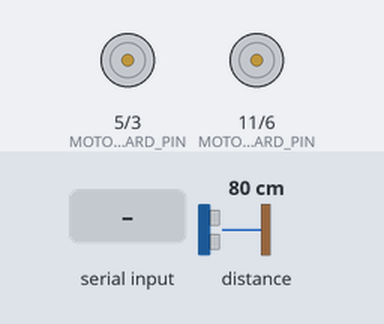
Simulated run of this sketch. Board: Arduino Uno, built with avr-gcc and run on an emulated ATmega328P. Parts: motor-driver pin pairs drawn as motors (green arrow = first pin HIGH = forward, orange = second pin HIGH = backward, longer = more drive). The test bench sets the inputs (shaded band); at power-on: distance to the obstacle 80 cm. What the sketch prints to the serial monitor is not drawn.

Above: at 1.2 s.
1.3 s: "I" received over Serial
At 2.4 s:
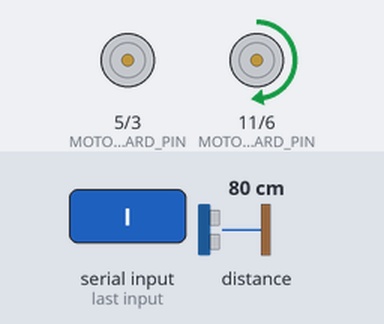
2.8 s: "E" received over Serial
At 3.6 s:
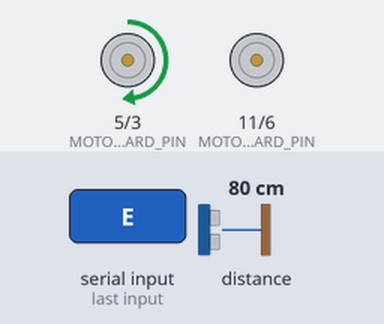
4.3 s: "F" received over Serial
At 4.9 s:
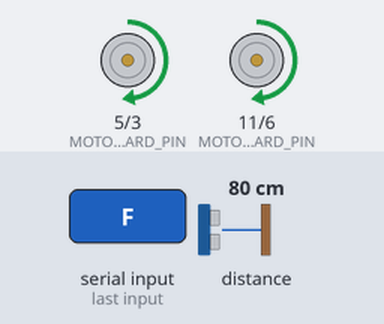
Timing chart, 0 to 7.3 s (numbered marks = the images above; inputs shaded):
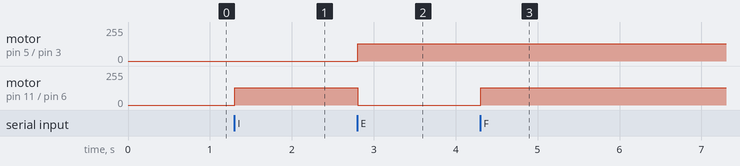

The sketch:

Test_wall_following__no_class_.ino
```cpp
#define MOTORS_LEFT_BACKWARD_PIN 6
#define MOTORS_LEFT_FORWARD_PIN 11
#define MOTORS_RIGHT_BACKWARD_PIN 3
#define MOTORS_RIGHT_FORWARD_PIN 5
char answer;

#include <Wire.h>
#include <VL53L1X.h>

VL53L1X sensor;

void setup()
{
  pinMode(MOTORS_LEFT_BACKWARD_PIN, OUTPUT);
  pinMode(MOTORS_LEFT_FORWARD_PIN, OUTPUT);
  pinMode(MOTORS_RIGHT_BACKWARD_PIN, OUTPUT);
  pinMode(MOTORS_RIGHT_FORWARD_PIN, OUTPUT);
  Serial.begin(115200);
  Wire.begin();
  Wire.setClock(400000);
  sensor.setTimeout(500);
}

void move_forward() {
    analogWrite(MOTORS_LEFT_FORWARD_PIN, 128);
    analogWrite(MOTORS_RIGHT_FORWARD_PIN, 128);
    analogWrite(MOTORS_RIGHT_BACKWARD_PIN, 0);
    analogWrite(MOTORS_LEFT_BACKWARD_PIN, 0);
}

void turn_slightly_left() {
    analogWrite(MOTORS_LEFT_FORWARD_PIN, 0); //maybe 50
    analogWrite(MOTORS_LEFT_BACKWARD_PIN, 0);
    analogWrite(MOTORS_RIGHT_FORWARD_PIN, 128);
    analogWrite(MOTORS_RIGHT_BACKWARD_PIN, 0);
}

void turn_slightly_right() {
    analogWrite(MOTORS_LEFT_FORWARD_PIN, 128);
    analogWrite(MOTORS_LEFT_BACKWARD_PIN, 0);
    analogWrite(MOTORS_RIGHT_FORWARD_PIN, 0); //maybe 50
    analogWrite(MOTORS_RIGHT_BACKWARD_PIN, 0);
}

void sensormeasurement() {
  sensor.setDistanceMode(VL53L1X::Short);
  sensor.setMeasurementTimingBudget(50000);
  sensor.startContinuous(50);
  sensor.read();
  Serial.print(sensor.ranging_data.range_mm);
}

void loop() {
  sensormeasurement();
  if (Serial.available() > 0) {
    answer = Serial.read();
    switch (answer)
    {
      case 'I':
      turn_slightly_right();
      break;

      case 'E':
      turn_slightly_left();
      break;

      case 'F':
      move_forward();
      break;

      default:
      break;
    }
  }
}
```

Measured:
- after the input at 1.3 s, motor on pin 11 (MOTORS_LEFT_FORWARD_PIN) / pin 6 (MOTORS_LEFT_BACKWARD_PIN): stopped → forward 128/255 at once
- after the input at 2.8 s, motor on pin 5 (MOTORS_RIGHT_FORWARD_PIN) / pin 3 (MOTORS_RIGHT_BACKWARD_PIN): stopped → forward 128/255 at once; motor on pin 11 (MOTORS_LEFT_FORWARD_PIN) / pin 6 (MOTORS_LEFT_BACKWARD_PIN): forward 128/255 → stopped at once
- after the input at 4.3 s, motor on pin 11 (MOTORS_LEFT_FORWARD_PIN) / pin 6 (MOTORS_LEFT_BACKWARD_PIN): stopped → forward 128/255 at once
